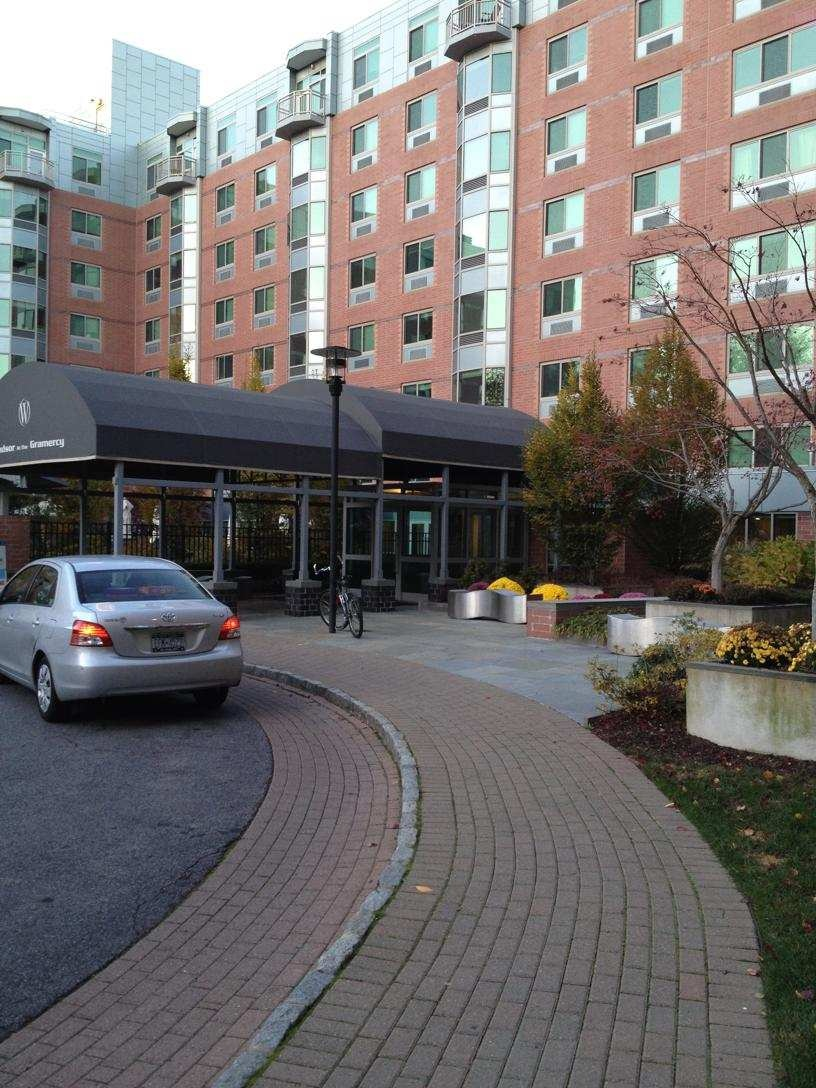
#> input picture CV code/week2/building0.jpg, 816 x 1088 px
$ python image_stitching.py
#> lines starting #> are read from the running program, lines starting #| are printed output that depends on the picture
# -*- coding: utf-8 -*-
"""
Created on Tue Jul 16 14:19:46 2019

@author: lenovo
"""
import cv2
import numpy as np

MIN_MATCH_COUNT = 10
img1 = cv2.imread('building0.jpg')          # queryImage
#> img1 is the input picture: shape (1088, 816, 3); mean B, G, R 108.7, 109.8, 113.8
img2 = cv2.imread('building1.jpg')
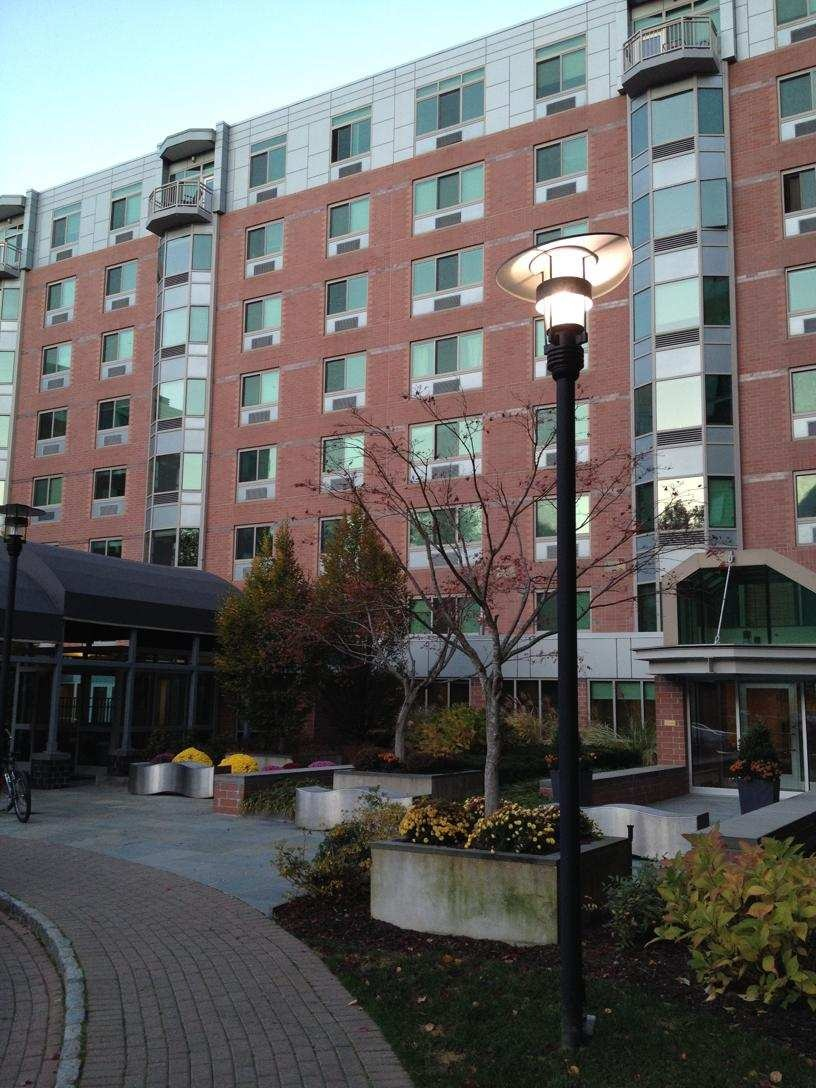
#> input picture CV code/week2/building1.jpg, 816 x 1088 px
#> img2 is the input picture: shape (1088, 816, 3); mean B, G, R 97.8, 99.3, 100.7

def SIFT():
    # Initiate SIFT detector
    sift = cv2.xfeatures2d.SIFT_create()
    # find the keypoints and descriptors with SIFT
    kp1, des1 = sift.detectAndCompute(img2,None)
#> kp1 = 4174 keypoints; strongest (x, y, size): (675, 494, 2.6), (583, 506, 11.6), (80, 654, 2.8), (581, 286, 12.3)
    kp2, des2 = sift.detectAndCompute(img1,None)
#> kp2 = 4306 keypoints; strongest (x, y, size): (399, 490, 2.8), (732, 662, 1.8), (797, 279, 2.1), (808, 632, 2)
    # BFMatcher with default params
    bf = cv2.BFMatcher()
    matches = bf.knnMatch(des1,des2, k=2)
#> matches = 4174 matches
    # Apply ratio test
    good = []
    for m,n in matches:
        if m.distance < 0.75*n.distance:

          good.append(m)
#> after the loop, good = 575 matches
    # cv2.drawMatchesKnn expects list of lists as matches.
    good_2 = np.expand_dims(good, 1)
    matching = cv2.drawMatchesKnn(img1,kp1,img2,kp2,good_2[:20],None, flags=2)
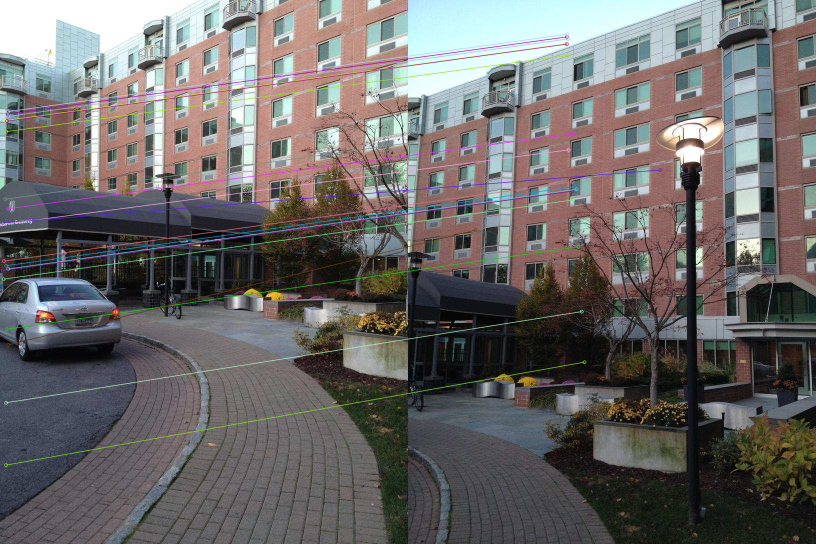
#> matching: shape (1088, 1632, 3) (shown at 1/2 size); mean B, G, R 104, 105, 107.7

    if len(good)>MIN_MATCH_COUNT:
        # 获取关键点的坐标
        src_pts = np.float32([ kp1[m.queryIdx].pt for m in good ]).reshape(-1,1,2)
#> src_pts = 575 rows, first 8: [4.32, 448.2], [5.04, 540.4], [5.04, 540.4], [5.51, 445], [6.86, 557.8], [7.5, 521.7], [9.73, 240.9], [10, 398]
        dst_pts = np.float32([ kp2[m.trainIdx].pt for m in good ]).reshape(-1,1,2)
#> dst_pts = 575 rows, first 8: [321, 299.2], [327.6, 381.8], [327.6, 381.8], [504.1, 339.5], [329.6, 399.4], [328.3, 363.6], [313.9, 87.65], [9.06, 284.2]

        H, mask = cv2.findHomography(src_pts, dst_pts, cv2.RANSAC,5.0)
#> H = [[0.863, 0.133, 285.1], [-0.183, 1.11, -169.7], [-0.000336, 0.000202, 1]]; mask = 575 values, max 1 at index 0, min 0 at index 3, mean 0.579
        wrap = cv2.warpPerspective(img2, H, (img2.shape[1]+img2.shape[1] , img2.shape[0]+img2.shape[0]))
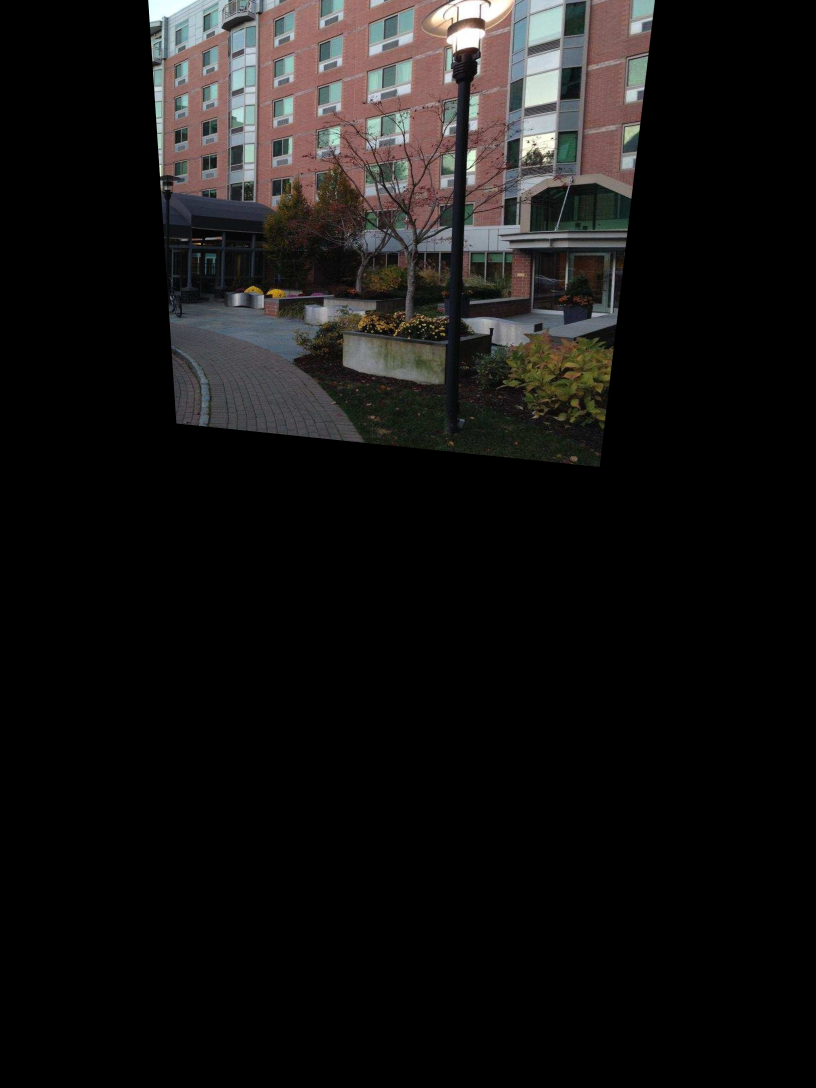
#> wrap: shape (2176, 1632, 3) (shown at 1/2 size); mean B, G, R 18.9, 19.6, 20.9
        wrap[0:img2.shape[0], 0:img2.shape[1]] = img1
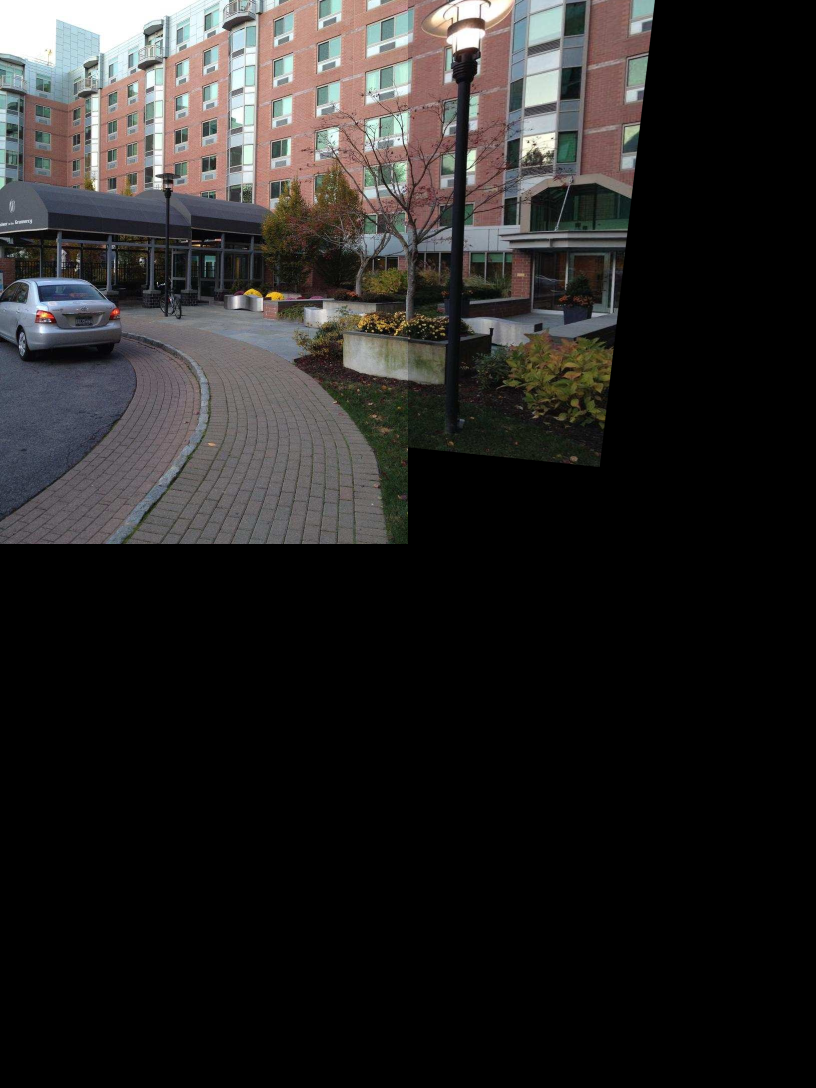
#> wrap: shape (2176, 1632, 3) (shown at 1/2 size); mean B, G, R 35.9, 36.7, 38.4

        rows, cols = np.where(wrap[:,:,0] !=0)
        min_row, max_row = min(rows), max(rows) +1
#> min_row = 0; max_row = 1088
        min_col, max_col = min(cols), max(cols) +1
#> min_col = 0; max_col = 1311
        result = wrap[min_row:max_row,min_col:max_col,:]#去除黑色无用部分
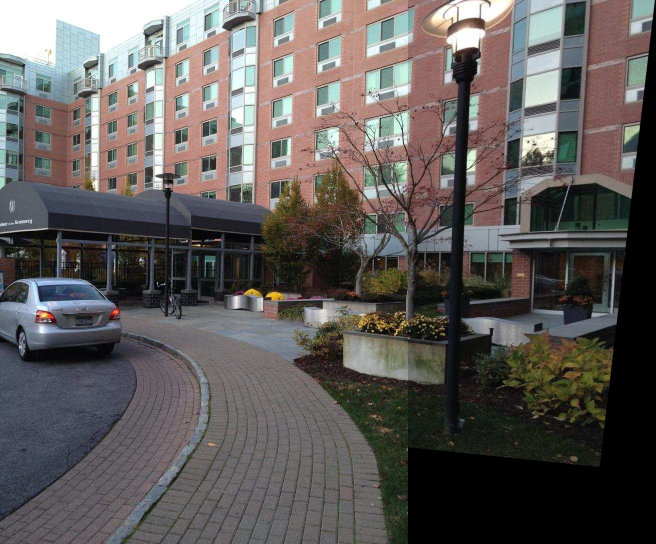
#> result: shape (1088, 1311, 3) (shown at 1/2 size); mean B, G, R 89.4, 91.4, 95.5

        return matching, result

if __name__ == '__main__':
    matching, result = SIFT()
    cv2.imshow('img3.jpg',matching)
    cv2.imshow('result.jpg',result)
    cv2.imwrite('stiching_result.jpg',result)
    cv2.waitKey(0)
    cv2.destroyAllWindows()
    cv2.waitKey(1)
    cv2.waitKey(1)
    cv2.waitKey(1)
    cv2.waitKey(1)
